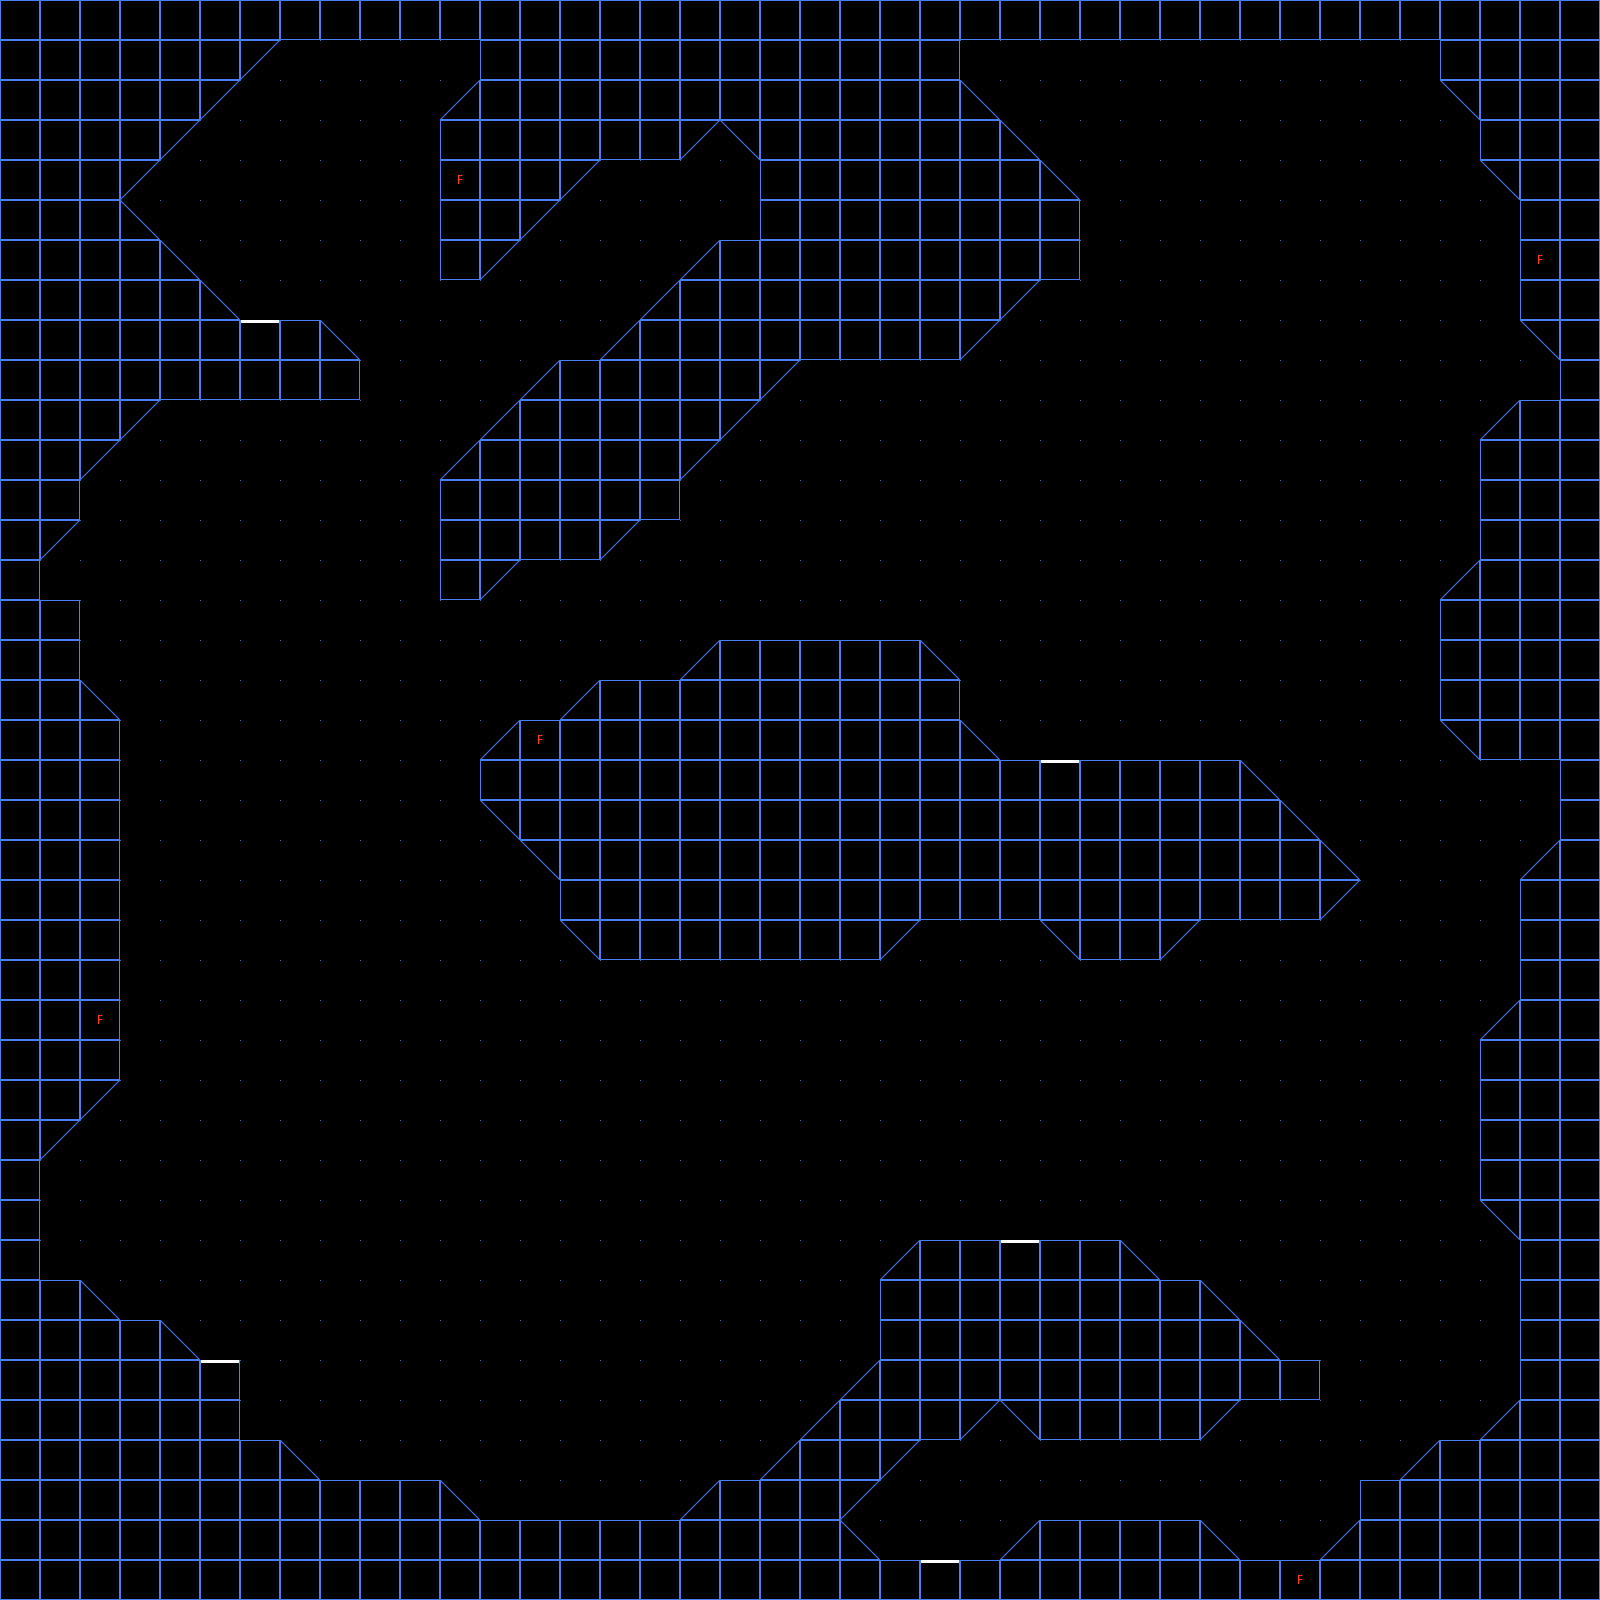

Below is a game level as drawn by its tile map, then a one-line description and the .tmx that defines it (tile-layer data replaced by summaries):
An orthogonal 40x40 tile map with 40x40 px tiles, 4 tile layers (space, walls, landing, fuel).

<map version="1.0" orientation="orthogonal" width="40" height="40" tilewidth="40" tileheight="40">
 <tileset firstgid="1" name="xpilot" tilewidth="40" tileheight="40">
  <image source="xpilot.png" width="200" height="200" />
 </tileset>
 <layer name="space" width="40" height="40">
  <data>[1600 cells, 1600 non-empty, 1 distinct tile ids]</data>
 </layer>
 <layer name="walls" width="40" height="40">
  <data>[1600 cells, 677 non-empty, 5 distinct tile ids]</data>
 </layer>
 <layer name="landing" width="40" height="40">
  <data>[1600 cells, 5 non-empty, 1 distinct tile ids]</data>
 </layer>
 <layer name="fuel" width="40" height="40">
  <data>[1600 cells, 5 non-empty, 1 distinct tile ids]</data>
 </layer>
</map>